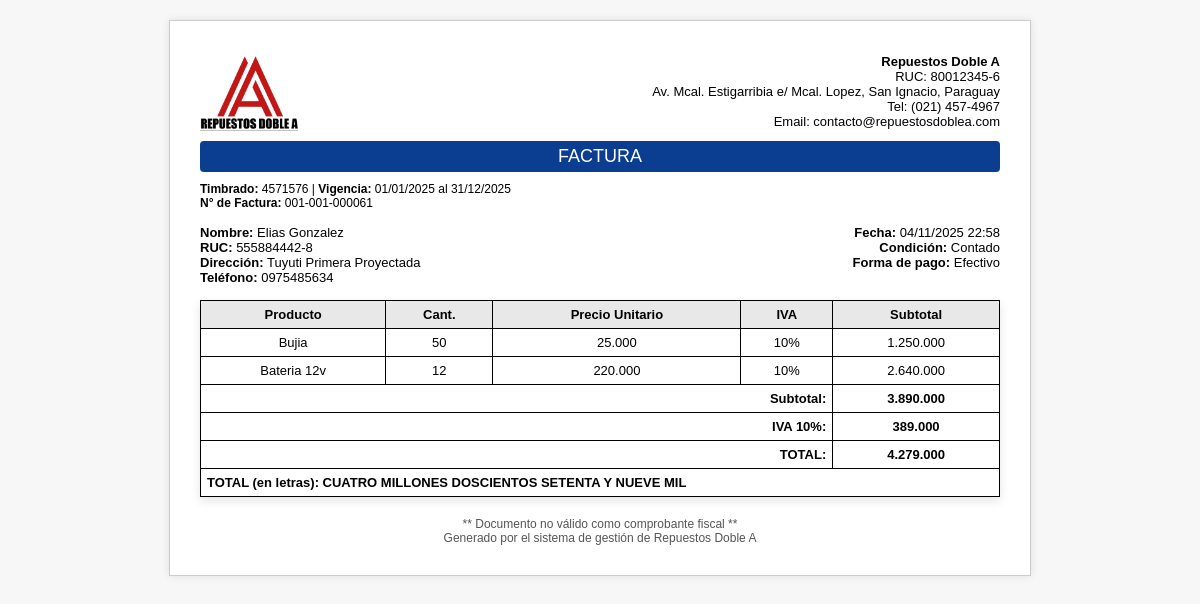
/modulos/ventas/imprimir_factura.php?id=61 (signed in), run on the app's committed database.
### tables this page shows
CREATE TABLE `cabecera_factura_ventas` (
  `id` int(11) NOT NULL AUTO_INCREMENT,
  `numero_factura` varchar(20) NOT NULL,
  `condicion_venta` enum('Contado','Crédito') NOT NULL,
  `forma_pago` enum('Efectivo','Tarjeta','Transferencia') NOT NULL,
  `fecha_hora` datetime DEFAULT CURRENT_TIMESTAMP,
  `cliente_id` int(11) NOT NULL,
  `monto_total` decimal(15,2) NOT NULL,
  `timbrado` varchar(20) DEFAULT '',
  `inicio_vigencia` date DEFAULT NULL,
  `fin_vigencia` date DEFAULT NULL,
  `anulada` tinyint(1) DEFAULT '0',
  `fecha_anulacion` datetime DEFAULT NULL,
  `usuario_anulacion_id` int(11) DEFAULT NULL,
  `motivo_anulacion` text,
  PRIMARY KEY (`id`),
  UNIQUE KEY `idx_numero_factura_unique` (`numero_factura`),
  UNIQUE KEY `idx_timbrado_unique` (`timbrado`),
  KEY `cliente_id` (`cliente_id`)
);

CREATE TABLE `clientes` (
  `id` int(11) NOT NULL AUTO_INCREMENT,
  `nombre` varchar(100) NOT NULL,
  `apellido` varchar(100) DEFAULT NULL,
  `ruc` varchar(20) DEFAULT NULL,
  `telefono` varchar(50) DEFAULT NULL,
  `email` varchar(100) DEFAULT NULL,
  `direccion` varchar(255) DEFAULT NULL,
  `created_at` timestamp NOT NULL DEFAULT CURRENT_TIMESTAMP,
  PRIMARY KEY (`id`)
);

CREATE TABLE `detalle_factura_ventas` (
  `id` int(11) NOT NULL AUTO_INCREMENT,
  `factura_id` int(11) NOT NULL,
  `producto_id` int(11) NOT NULL,
  `cantidad` int(11) NOT NULL,
  `precio_unitario` decimal(15,2) NOT NULL,
  `valor_venta_5` decimal(15,2) DEFAULT '0.00',
  `valor_venta_10` decimal(15,2) DEFAULT '0.00',
  `valor_venta_exenta` decimal(15,2) DEFAULT '0.00',
  `total_parcial` decimal(15,2) NOT NULL,
  PRIMARY KEY (`id`),
  KEY `factura_id` (`factura_id`),
  KEY `producto_id` (`producto_id`)
);

CREATE TABLE `productos` (
  `id` int(11) NOT NULL AUTO_INCREMENT,
  `codigo` varchar(50) DEFAULT NULL,
  `nombre` varchar(150) NOT NULL,
  `categoria` varchar(100) DEFAULT NULL,
  `marca` varchar(50) DEFAULT NULL,
  `modelo` varchar(50) DEFAULT NULL,
  `cilindrada` varchar(10) DEFAULT NULL,
  `precio` decimal(10,2) NOT NULL DEFAULT '0.00',
  `stock` int(11) NOT NULL DEFAULT '0',
  `stock_min` int(11) NOT NULL DEFAULT '0',
  `proveedor_id` int(11) DEFAULT NULL,
  `created_at` timestamp NOT NULL DEFAULT CURRENT_TIMESTAMP,
  PRIMARY KEY (`id`),
  KEY `proveedor_id` (`proveedor_id`),
  CONSTRAINT `productos_ibfk_1` FOREIGN KEY (`proveedor_id`) REFERENCES `proveedores` (`id`) ON DELETE SET NULL
);

### modulos/ventas/imprimir_factura.php (the view, shortened to what this page needs)
<?php
$base_path = $_SERVER['DOCUMENT_ROOT'] . '/repuestos/';
include $base_path . 'includes/conexion.php';
if (!function_exists('intdiv_compat')) {
    function intdiv_compat($a, $b) {
        return ($a >= 0) ? (int)floor($a / $b) : (int)ceil($a / $b);
    }
}
function numero_a_letras($numero) {
    $numero = round($numero);
    $unidades = ['', 'UNO', 'DOS', 'TRES', 'CUATRO', 'CINCO', 'SEIS', 'SIETE', 'OCHO', 'NUEVE'];
    $decenas = ['', 'DIEZ', 'VEINTE', 'TREINTA', 'CUARENTA', 'CINCUENTA', 'SESENTA', 'SETENTA', 'OCHENTA', 'NOVENTA'];
    $centenas = ['', 'CIENTO', 'DOSCIENTOS', 'TRESCIENTOS', 'CUATROCIENTOS', 'QUINIENTOS', 'SEISCIENTOS', 'SETECIENTOS', 'OCHOCIENTOS', 'NOVECIENTOS'];
    $especiales = [11=>'ONCE',12=>'DOCE',13=>'TRECE',14=>'CATORCE',15=>'QUINCE'];
    $convert_hasta_999 = function($n) use ($unidades, $decenas, $centenas, $especiales) {
        $s = '';
        if ($n == 100) return 'CIEN';
        if ($n > 100) {
            $c = intdiv_compat($n, 100);
            $s .= $centenas[$c] . ' ';
            $n = $n % 100;
        }
        if ($n >= 11 && $n <= 15) {
            $s .= $especiales[$n];
        } elseif ($n >= 16 && $n <= 19) {
            $s .= 'DIECI' . $unidades[$n - 10];
        } elseif ($n == 10 || $n == 20 || $n == 30 || $n == 40 || $n == 50 || $n == 60 || $n == 70 || $n == 80 || $n == 90) {
            $d = intdiv_compat($n, 10);
            $s .= $decenas[$d];
        } elseif ($n > 20 && $n < 30) {
            $s .= 'VEINTI' . $unidades[$n - 20];
        } elseif ($n > 30 && $n < 100) {
            $d = intdiv_compat($n, 10);
            $u = $n % 10;
            $s .= $decenas[$d];
            if ($u != 0) $s .= ' Y ' . $unidades[$u];
        } elseif ($n > 0 && $n < 10) {
            $s .= $unidades[$n];
        }
        return trim($s);
    };
    $partes = [];
    if ($numero >= 1000000) {
        $millones = intdiv_compat($numero, 1000000);
        $partes[] = ($millones == 1 ? 'UN MILLON' : numero_a_letras($millones) . ' MILLONES');
        $numero = $numero % 1000000;
    }
    if ($numero >= 1000) {
        $miles = intdiv_compat($numero, 1000);
        $partes[] = ($miles == 1 ? 'MIL' : $convert_hasta_999($miles) . ' MIL');
        $numero = $numero % 1000;
    }
    if ($numero > 0) {
        $partes[] = $convert_hasta_999($numero);
    }
    return implode(' ', $partes);
}
$factura_id = (int)$_GET['id'];
$stmt_cab = $pdo->prepare("SELECT fv.*, c.nombre, c.apellido, c.ruc, c.direccion, c.telefono
                           FROM cabecera_factura_ventas fv
                           JOIN clientes c ON fv.cliente_id = c.id
                           WHERE fv.id = :id");
$stmt_cab->execute(array('id' => $factura_id));
$factura = $stmt_cab->fetch(PDO::FETCH_ASSOC);
$empresa = array(
    'nombre' => 'Repuestos Doble A',
    'ruc' => '80012345-6',
    'direccion' => 'Av. Mcal. Estigarribia e/ Mcal. Lopez, San Ignacio, Paraguay',
    'telefono' => '(021) 457-4967',
    'email' => 'contacto@repuestosdoblea.com',
    'timbrado' => isset($factura['timbrado']) && !empty($factura['timbrado']) ? $factura['timbrado'] : '12345678',
    'inicio_vigencia' => isset($factura['inicio_vigencia']) && !empty($factura['inicio_vigencia']) ? date('d/m/Y', strtotime($factura['inicio_vigencia'])) : '01/01/2025',
    'fin_vigencia' => isset($factura['fin_vigencia']) && !empty($factura['fin_vigencia']) ? date('d/m/Y', strtotime($factura['fin_vigencia'])) : '31/12/2025'
);
$stmt_det = $pdo->prepare("SELECT d.*, p.nombre
                           FROM detalle_factura_ventas d
                           JOIN productos p ON d.producto_id = p.id
                           WHERE d.factura_id = :id");
$stmt_det->execute(array('id' => $factura_id));
$detalle = $stmt_det->fetchAll(PDO::FETCH_ASSOC);
?>
<!DOCTYPE html>
<html lang="es">
<head>
<link rel="stylesheet" href="/repuestos/style.css">
</head>
<body>
<body onload="window.print();">
<div class="factura-container">
    <div class="encabezado">
        <img src="/repuestos/img/logo3.png" alt="Logo Empresa">
        <div class="empresa-datos">
            <strong><?php echo htmlspecialchars($empresa['nombre']); ?></strong><br>
            RUC: <?php echo htmlspecialchars($empresa['ruc']); ?><br>
            <?php echo htmlspecialchars($empresa['direccion']); ?><br>
            Tel: <?php echo htmlspecialchars($empresa['telefono']); ?><br>
            Email: <?php echo htmlspecialchars($empresa['email']); ?>
        </div>
    </div>
    <div class="titulo">FACTURA</div>
    <div class="timbrado">
        <strong>Timbrado:</strong> <?php echo $empresa['timbrado']; ?> |
        <strong>Vigencia:</strong> <?php echo $empresa['inicio_vigencia']; ?> al <?php echo $empresa['fin_vigencia']; ?><br>
        <strong>N° de Factura:</strong> <?php echo htmlspecialchars($factura['numero_factura']); ?>
    </div>
    <div class="datos-cliente">
        <div>
            <strong>Nombre:</strong> <?php echo htmlspecialchars($factura['nombre'].' '.$factura['apellido']); ?><br>
            <strong>RUC:</strong> <?php echo htmlspecialchars($factura['ruc']); ?><br>
            <strong>Dirección:</strong> <?php echo htmlspecialchars($factura['direccion']); ?><br>
            <strong>Teléfono:</strong> <?php echo htmlspecialchars($factura['telefono']); ?><br>
        </div>
        <div style="text-align:right;">
            <strong>Fecha:</strong> <?php echo date('d/m/Y H:i', strtotime($factura['fecha_hora'])); ?><br>
            <strong>Condición:</strong> <?php echo htmlspecialchars($factura['condicion_venta']); ?><br>
            <strong>Forma de pago:</strong> <?php echo htmlspecialchars($factura['forma_pago']); ?>
        </div>
    </div>
    <table class="factura-table">
        <thead>
            <tr>
                <th>Producto</th>
                <th>Cant.</th>
                <th>Precio Unitario</th>
                <th>IVA</th>
                <th>Subtotal</th>
            </tr>
        </thead>
        <tbody>
        <?php
        $subtotal_sin_iva = 0.0;
        $total_iva_5 = 0.0;
        $total_iva_10 = 0.0;
        $total_exenta = 0.0;
        foreach($detalle as $d) {
            $v5 = isset($d['valor_venta_5']) ? (float)$d['valor_venta_5'] : 0.0;
            $v10 = isset($d['valor_venta_10']) ? (float)$d['valor_venta_10'] : 0.0;
            $vex = isset($d['valor_venta_exenta']) ? (float)$d['valor_venta_exenta'] : 0.0;
            $precio_unitario = (float)$d['precio_unitario'];
            $cantidad = (int)$d['cantidad'];
            $subtotal_sin_iva_producto = $precio_unitario * $cantidad;
            $subtotal_sin_iva += $subtotal_sin_iva_producto;
            $total_iva_5 += $v5;
            $total_iva_10 += $v10;
            $total_exenta += $vex;
            echo '<tr>';
            echo '<td>'.htmlspecialchars($d['nombre']).'</td>';
            echo '<td>'.(int)$d['cantidad'].'</td>';
            echo '<td>'.number_format((float)$d['precio_unitario'],0,',','.').'</td>';
            if($v5>0) $iva_text='5%'; elseif($v10>0) $iva_text='10%'; else $iva_text='Exenta';
            echo '<td>'.$iva_text.'</td>';
            echo '<td>'.number_format($subtotal_sin_iva_producto,0,',','.').'</td>';
            echo '</tr>';
        }
        $total_factura = $subtotal_sin_iva + $total_iva_5 + $total_iva_10 + $total_exenta;
        $total_letras = numero_a_letras($total_factura);
        ?>
        </tbody>
        <tfoot>
            <tr>
                <td colspan="4" style="text-align:right;"><strong>Subtotal:</strong></td>
                <td><strong><?php echo number_format($subtotal_sin_iva,0,',','.'); ?></strong></td>
            </tr>
            <?php if ($total_iva_10 > 0): ?>
            <tr>
                <td colspan="4" style="text-align:right;"><strong>IVA 10%:</strong></td>
                <td><strong><?php echo number_format($total_iva_10,0,',','.'); ?></strong></td>
            </tr>
            <?php endif; ?>
            <tr>
                <td colspan="4" style="text-align:right;"><strong>TOTAL:</strong></td>
                <td><strong><?php echo number_format($total_factura,0,',','.'); ?></strong></td>
            </tr>
            <tr><td colspan="5" style="text-align:left; font-weight:bold;">TOTAL (en letras): <?php echo $total_letras; ?></td></tr>
        </tfoot>
    </table>
    <div class="footer">
        ** Documento no válido como comprobante fiscal **<br>
        Generado por el sistema de gestión de Repuestos Doble A
    </div>
</div>
</body>
</html>

### style.css (style rules this page uses)
body { margin: 0; font-family: Arial, sans-serif; background: #f4f6f8; overflow-x: hidden; }
table { width: 100%; border-collapse: collapse; background: white; box-shadow: 0 4px 10px rgba(0,0,0,0.1); }
table th, table td { border: 1px solid #ccc; padding: 8px; text-align: center; }
table th { background: #2563eb; color: white; }

### modulos/ventas/imprimir_factura.php (style rules this page uses)
body { font-family: Arial, sans-serif; margin:0; padding:0; background: #f7f7f7; }
.factura-container { width: 800px; margin: 20px auto; background: white; padding: 30px; border: 1px solid #ccc; box-shadow: 0 0 8px rgba(0,0,0,0.1); }
.encabezado { display: flex; justify-content: space-between; align-items: center; }
.encabezado img { height: 80px; }
.empresa-datos { text-align: right; font-size: 13px; }
.titulo { text-align:center; background:#0b3d91; color:white; padding:5px 0; margin-top:10px; font-size:18px; border-radius:4px; }
.datos-cliente { display:flex; justify-content:space-between; margin-top:15px; font-size:13px; }
.factura-table { width:100%; border-collapse:collapse; margin-top:15px; font-size:13px; }
.factura-table th, .factura-table td { border:1px solid #000; padding:6px; text-align:center; color: #000 }
.factura-table th { background:#e8e8e8; }
tfoot td { font-weight:bold; text-align:left; }
.timbrado { margin-top:10px; font-size:12px; text-align:left; }
.footer { text-align:center; font-size:12px; margin-top:20px; color:#555; }
.titulo { -webkit-print-color-adjust: exact; print-color-adjust: exact; }

### data on the page
cabecera_factura_ventas: numero_factura "001-001-000061", cliente.apellido "Elias Gonzalez", cliente.ruc "555884442-8", cliente.direccion "Tuyuti Primera Proyectada", cliente.telefono "0975485634", fecha_hora "04/11/2025 22:58", condicion_venta "Contado", forma_pago "Efectivo"
detalle_factura_ventas: producto.nombre "Bujia", cantidad "50", precio_unitario "25.000", iva_text "10%", subtotal_sin_iva_producto "1.250.000"
detalle_factura_ventas: producto.nombre "Bateria 12v", cantidad "12", precio_unitario "220.000", iva_text "10%", subtotal_sin_iva_producto "2.640.000"

### other printed values
$empresa['nombre'] "Repuestos Doble A"
$empresa['ruc'] "80012345-6"
$empresa['direccion'] "Av. Mcal. Estigarribia e/ Mcal. Lopez, San Ignacio, Paraguay"
$empresa['telefono'] "(021) 457-4967"
$empresa['email'] "contacto@repuestosdoblea.com"
$empresa['timbrado'] "4571576"
$empresa['inicio_vigencia'] "01/01/2025"
$empresa['fin_vigencia'] "31/12/2025"
$subtotal_sin_iva "3.890.000"
$total_iva_10 "389.000"
$total_factura "4.279.000"
$total_letras "CUATRO MILLONES DOSCIENTOS SETENTA Y NUEVE MIL"
